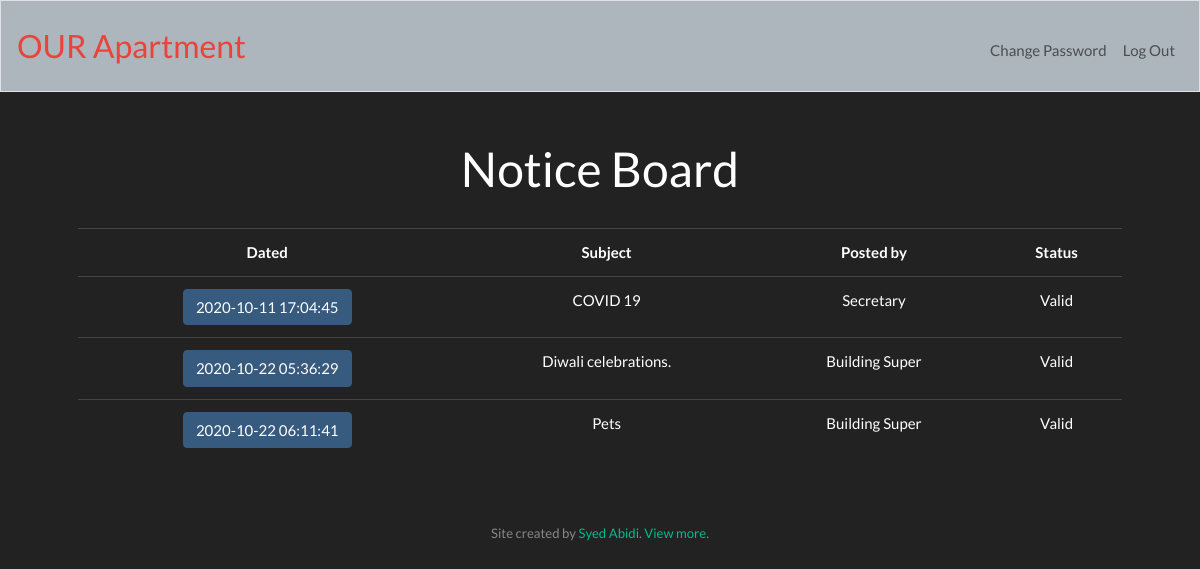
/notices (signed in), run on the app's committed database.
### tables this page shows
CREATE TABLE 'notices' (
    datetime DATETIME,
    subject varchar(30),
    notice text(1000),
    status varchar(10),'name' varchar(10),
    PRIMARY KEY (datetime)
);

### application.py (the view)
@app.route("/notices", methods=["GET", "POST"])
@login_required
def notices():
    flat=session["user_id"]
    if request.method == "POST" and int(flat)<100:
        now=datetime.datetime.now()
        subject=request.form.get("subject")
        notices=request.form.get("notices")
        drows=db.execute("SELECT * FROM residents WHERE flat= :flat", flat=flat)
        name=drows[0]["name"]
        db.execute("INSERT INTO notices (name, datetime, subject, notice, status) VALUES (?, ?, ?, ?, ?)",
            name, now, subject, notices, 'Valid')
        rows = db.execute("SELECT * FROM notices WHERE status = :status ORDER BY datetime DESC", status='Valid')
        return render_template("notices_book_admin.html", rows=rows)
    elif request.method == "GET" and int(flat)<100:
        rows = db.execute("SELECT * FROM notices ORDER BY datetime DESC")
        return render_template("notices_book_admin.html", rows=rows)
    else:
        rows = db.execute("SELECT * FROM notices WHERE status = :status", status='Valid')
        return render_template("notices_book.html", rows=rows)

### application.py (called while the page is built)
@app.after_request
def after_request(response):
    response.headers["Cache-Control"] = "no-cache, no-store, must-revalidate"
    response.headers["Expires"] = 0
    response.headers["Pragma"] = "no-cache"
    return response

### helpers.py (called while the page is built)
def login_required(f):
    @wraps(f)
    def decorated_function(*args, **kwargs):
        if session.get("user_id") is None:
            return redirect("/login")
        return f(*args, **kwargs)
    return decorated_function

### templates/notices_book.html (shortened to what this page needs)
{% extends "layout.html" %}
{% block main %}
        <h1>Notice Board</h1>
    <br>
        <table class="table">
          <tr>
            <th>Dated</th>
            <th>Subject</th>
            <th>Posted by</th>
            <th>Status</th>
          </tr>
        {% for row in rows %}
          <tr>
            <td><form action="/notices_more" method="POST" id="{{ row.datetime }}"></form>
<button class="btn btn-primary btn" type="submit" form="{{ row.datetime }}" name=name value="{{ row.datetime }}">{{ row.datetime }}</button></td>
            <td>{{ row.subject }}</td>
            <td>{{ row.name }}</td>
            <td>{{ row.status }}</td>
          </tr>
        {% endfor %}
        </table>
{% endblock %}

### data on the page
notices: datetime "2020-10-11 17:04:45", subject "COVID 19", name "Secretary", status "Valid"
notices: datetime "2020-10-22 05:36:29", subject "Diwali celebrations.", name "Building Super", status "Valid"
notices: datetime "2020-10-22 06:11:41", subject "Pets", name "Building Super", status "Valid"
